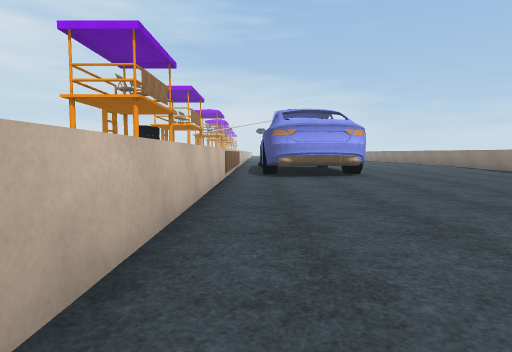
View 1 (above)

17 first-person views from a walk through a 3-D level made in the Unity game engine. The camera is 1.3 m above the floor, tilts 4° down and sees 75° across. The floor is counted in squares, 2 m on a side. Each view is taken from the middle of a square. On the plan, view 1 faces up. The plan holds only what a view shows up to about 10 squares ahead; the rest is blank. The place goes on beyond the plan. The player character is not drawn. Some animated figures are not drawn. Surface patterns are stand-ins for the level's own textures.

View 2
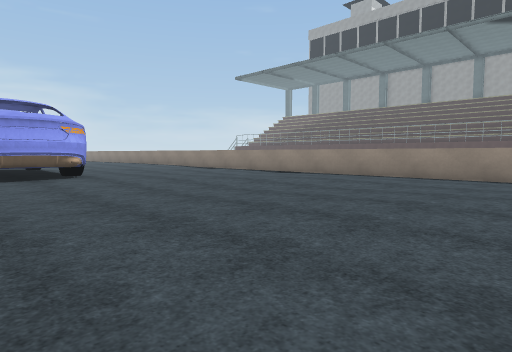

View 3
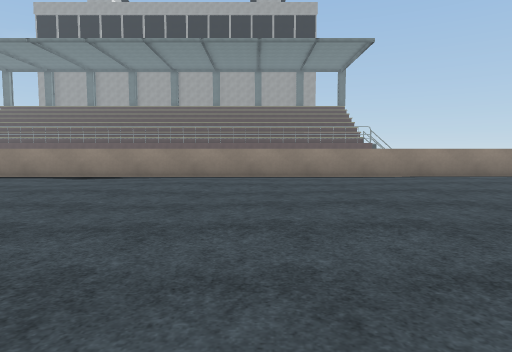

View 4
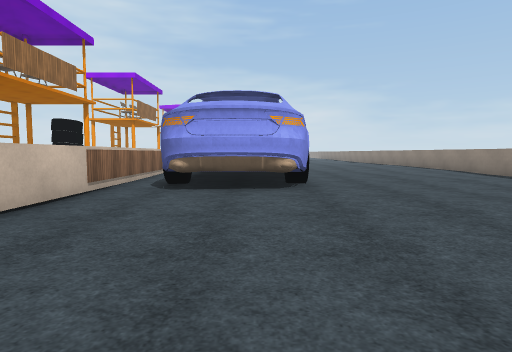

View 5
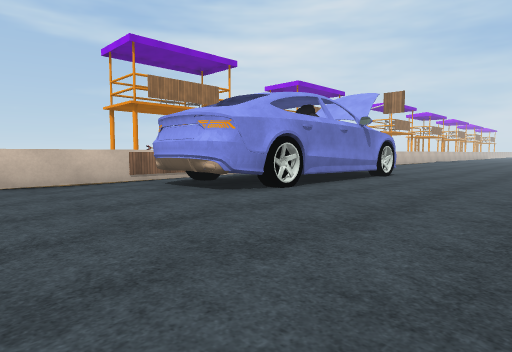

View 6
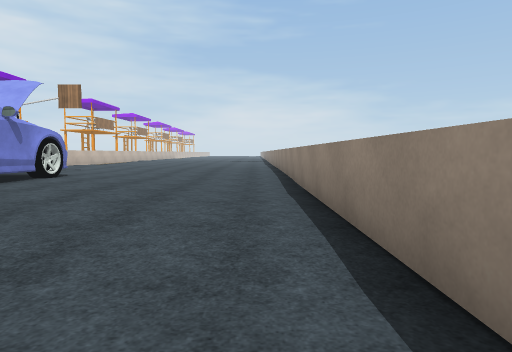

View 7
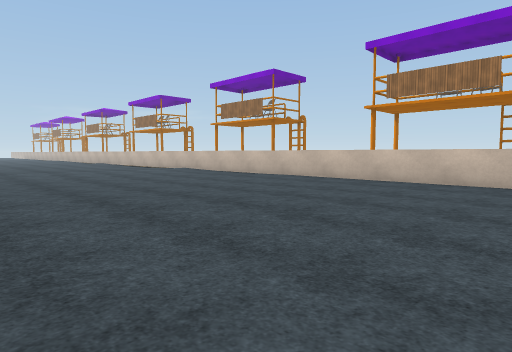

View 8
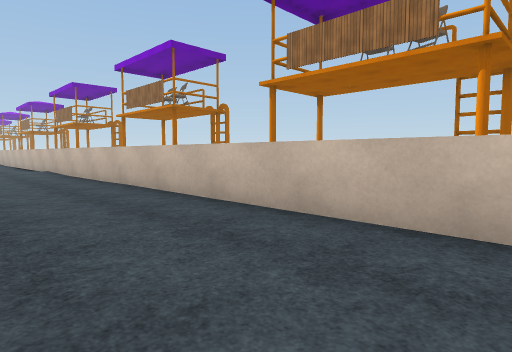

View 9
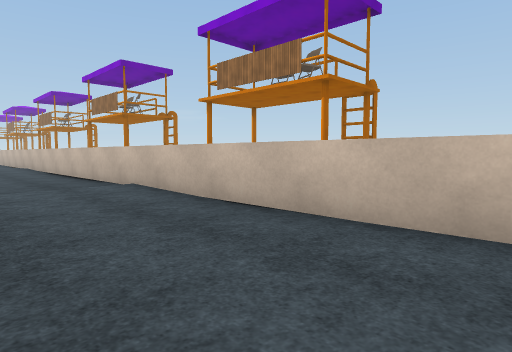

View 10
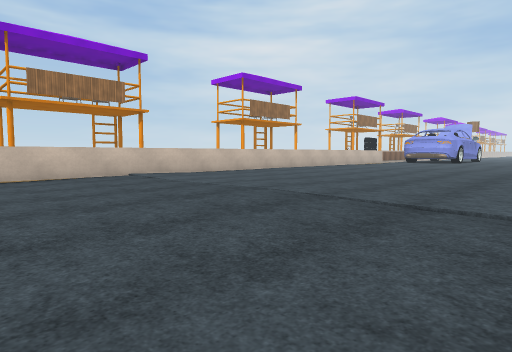

View 11
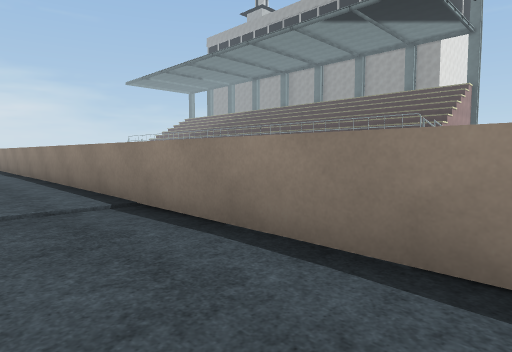

View 12
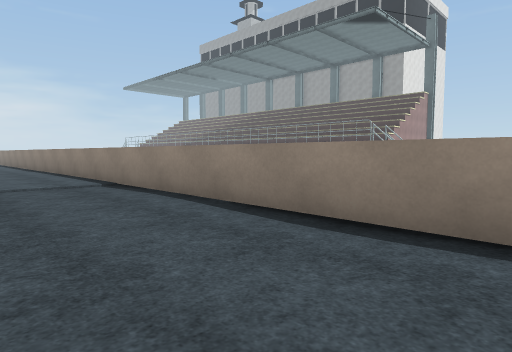

View 13
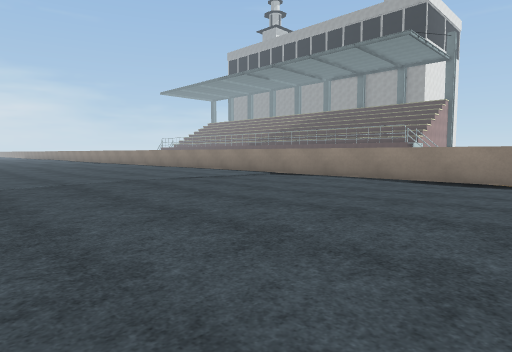

View 14
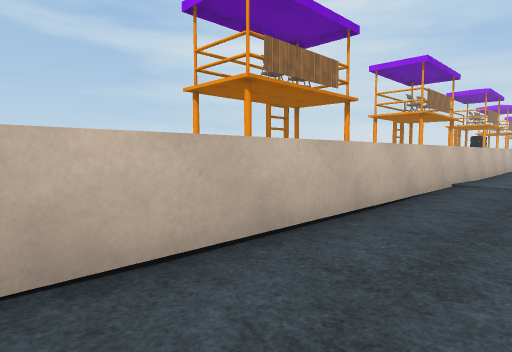

View 15
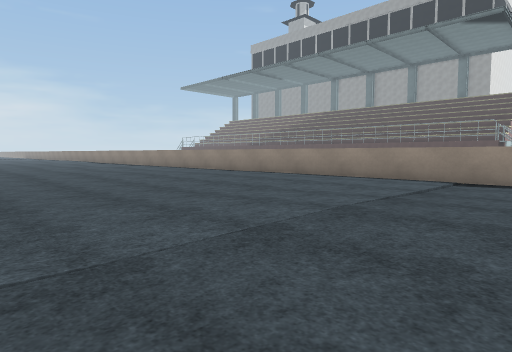

View 16
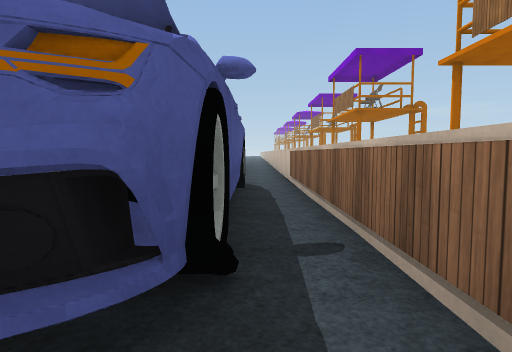

View 17
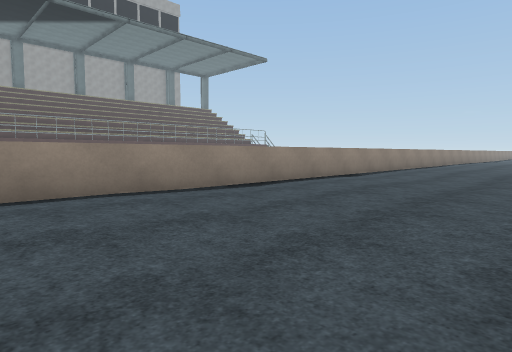

### Floor plan
Points are (right, up) in squares from view 1. A wall is a line through its corners. A room is listed if a view was taken in it or the views show most of it. See-through windows are left out.
Room 1 (views 1, 2, 3, 4, 5, 6, 7, 8, 9, 10, 11, 12, 13, 14, 15, 17)
walls: (2.3, 8.2) (0.9, 8.2); (2.7, 8.4) (2.2, 8.2); (2.7, 8.4) (2.1, 8.2); (1.2, 8.1) (0.6, 8.4); (1.4, 8.2) (0.6, 8.3); (2.9, 8.8) (2.7, 8.5); (0.8, 8.3) (0.4, 8.6); (0.8, 8.3) (0.3, 8.5); (3.1, 9.3) (2.8, 8.5) (2.4, 8.2) (1.7, 8.2); (3, 9.3) (2.8, 8.5); (-0.8, 8.6) (-0.8, -13.9); (8.9, -13.8) (8.9, 15.5); (3, 14.8) (3, 10.3)
ways out: opening at (3, 16) to room 2; opening at (0, 9) to room 3
objects: tire (3, 10); tire (3, 14)
Room 2 (view 16)
walls: (0.3, 14.9) (0.6, 15.3); (0.2, 14.9) (0.5, 15.3); (0.4, 14.7) (0.5, 15.1) (0.7, 15.3); (0.2, 14.6) (0.4, 15.3)
ways out: opening at (3, 16) to room 1; opening at (0, 15) to room 3
Room 3 (no view inside)
walls: (0.1, 10.4) (0.2, 13.1); (-0.8, 15.1) (-0.8, 8.6); (0.4, 8.6) (0.3, 9.3); (0.5, 8.5) (0.2, 9.2)
ways out: opening at (0, 9) to room 1; opening at (0, 15) to room 2
objects: tire (0, 10); tire (0, 14)

Positions as (right, up) in squares from view 1, and headings:
1: (0, 0), facing up
2: (0, 0), facing up-right
3: (0, 3), facing right
4: (2, 3), facing up
5: (7, 5), facing up-left
6: (8, 6), facing up
7: (7, 5), facing down-left
8: (2, 5), facing down-left
9: (2, -1), facing down-left
10: (8, -11), facing up-left
11: (7, -11), facing up-right
12: (6, -14), facing up-right
13: (1, -14), facing up-right
14: (1, -14), facing up-left
15: (1, -9), facing up-right
16: (0, 16), facing down
17: (4, 16), facing down-right
